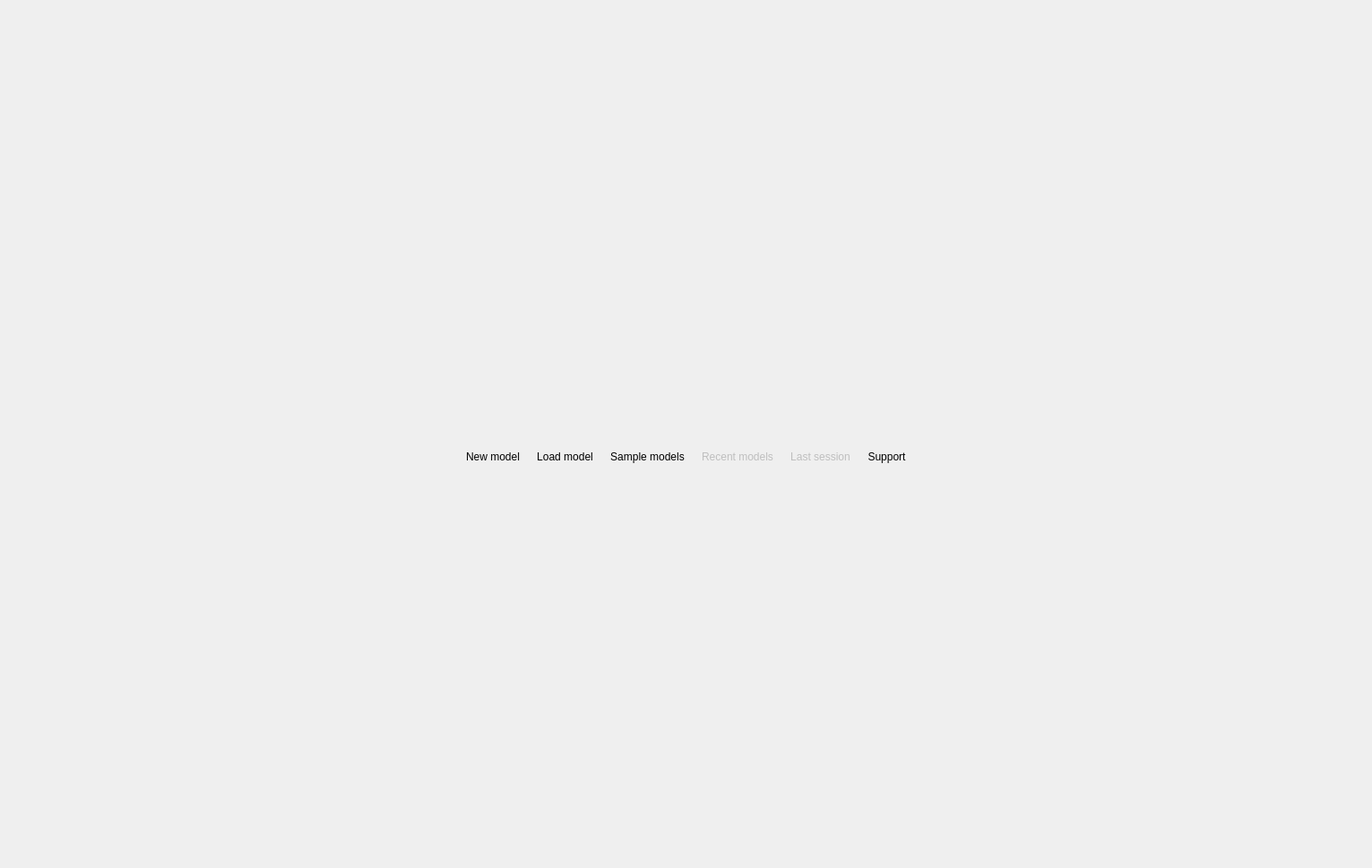
<?xml version="1.0" encoding="UTF-8"?>
<ui version="4.0">
 <class>WelcomeWidget</class>
 <widget class="QWidget" name="WelcomeWidget">
  <property name="geometry">
   <rect>
    <x>0</x>
    <y>0</y>
    <width>1531</width>
    <height>969</height>
   </rect>
  </property>
  <property name="sizePolicy">
   <sizepolicy hsizetype="Expanding" vsizetype="Expanding">
    <horstretch>0</horstretch>
    <verstretch>0</verstretch>
   </sizepolicy>
  </property>
  <property name="mouseTracking">
   <bool>false</bool>
  </property>
  <property name="focusPolicy">
   <enum>Qt::FocusPolicy::NoFocus</enum>
  </property>
  <property name="windowTitle">
   <string>Form</string>
  </property>
  <layout class="QVBoxLayout" name="verticalLayout_2">
   <property name="spacing">
    <number>0</number>
   </property>
   <property name="leftMargin">
    <number>3</number>
   </property>
   <property name="topMargin">
    <number>3</number>
   </property>
   <property name="rightMargin">
    <number>4</number>
   </property>
   <property name="bottomMargin">
    <number>4</number>
   </property>
   <item>
    <widget class="QFrame" name="bg_frame">
     <property name="sizePolicy">
      <sizepolicy hsizetype="Expanding" vsizetype="Expanding">
       <horstretch>0</horstretch>
       <verstretch>0</verstretch>
      </sizepolicy>
     </property>
     <property name="frameShape">
      <enum>QFrame::Shape::NoFrame</enum>
     </property>
     <property name="frameShadow">
      <enum>QFrame::Shadow::Raised</enum>
     </property>
     <layout class="QVBoxLayout" name="verticalLayout">
      <property name="spacing">
       <number>30</number>
      </property>
      <property name="leftMargin">
       <number>0</number>
      </property>
      <property name="topMargin">
       <number>0</number>
      </property>
      <property name="rightMargin">
       <number>0</number>
      </property>
      <property name="bottomMargin">
       <number>0</number>
      </property>
      <item>
       <spacer name="verticalSpacer_2">
        <property name="orientation">
         <enum>Qt::Orientation::Vertical</enum>
        </property>
        <property name="sizeHint" stdset="0">
         <size>
          <width>788</width>
          <height>257</height>
         </size>
        </property>
       </spacer>
      </item>
      <item>
       <layout class="QHBoxLayout" name="horizontalLayout">
        <property name="spacing">
         <number>5</number>
        </property>
        <item>
         <spacer name="horizontalSpacer">
          <property name="orientation">
           <enum>Qt::Orientation::Horizontal</enum>
          </property>
          <property name="sizeHint" stdset="0">
           <size>
            <width>40</width>
            <height>20</height>
           </size>
          </property>
         </spacer>
        </item>
        <item>
         <widget class="QLabel" name="logo_lbl">
          <property name="sizePolicy">
           <sizepolicy hsizetype="Preferred" vsizetype="Fixed">
            <horstretch>0</horstretch>
            <verstretch>0</verstretch>
           </sizepolicy>
          </property>
          <property name="minimumSize">
           <size>
            <width>0</width>
            <height>0</height>
           </size>
          </property>
          <property name="maximumSize">
           <size>
            <width>300</width>
            <height>303</height>
           </size>
          </property>
          <property name="text">
           <string/>
          </property>
          <property name="pixmap">
           <pixmap resource="../../../../priv-plugins/res/logoicons.qrc">:/images/images/pgmodeler_splash.png</pixmap>
          </property>
          <property name="scaledContents">
           <bool>true</bool>
          </property>
          <property name="alignment">
           <set>Qt::AlignmentFlag::AlignCenter</set>
          </property>
         </widget>
        </item>
        <item>
         <spacer name="horizontalSpacer_2">
          <property name="orientation">
           <enum>Qt::Orientation::Horizontal</enum>
          </property>
          <property name="sizeHint" stdset="0">
           <size>
            <width>40</width>
            <height>20</height>
           </size>
          </property>
         </spacer>
        </item>
       </layout>
      </item>
      <item>
       <layout class="QHBoxLayout" name="buttons_lt">
        <property name="spacing">
         <number>5</number>
        </property>
        <property name="leftMargin">
         <number>0</number>
        </property>
        <property name="topMargin">
         <number>0</number>
        </property>
        <property name="rightMargin">
         <number>0</number>
        </property>
        <property name="bottomMargin">
         <number>0</number>
        </property>
        <item>
         <spacer name="horizontalSpacer_3">
          <property name="orientation">
           <enum>Qt::Orientation::Horizontal</enum>
          </property>
          <property name="sizeHint" stdset="0">
           <size>
            <width>40</width>
            <height>20</height>
           </size>
          </property>
         </spacer>
        </item>
        <item>
         <widget class="QToolButton" name="new_tb">
          <property name="font">
           <font>
            <bold>false</bold>
           </font>
          </property>
          <property name="mouseTracking">
           <bool>false</bool>
          </property>
          <property name="focusPolicy">
           <enum>Qt::FocusPolicy::NoFocus</enum>
          </property>
          <property name="text">
           <string>New model</string>
          </property>
          <property name="icon">
           <iconset resource="../../res/resources.qrc">
            <normaloff>:/icons/icons/new.png</normaloff>:/icons/icons/new.png</iconset>
          </property>
          <property name="iconSize">
           <size>
            <width>50</width>
            <height>50</height>
           </size>
          </property>
          <property name="toolButtonStyle">
           <enum>Qt::ToolButtonStyle::ToolButtonTextUnderIcon</enum>
          </property>
          <property name="autoRaise">
           <bool>true</bool>
          </property>
         </widget>
        </item>
        <item>
         <widget class="QToolButton" name="load_tb">
          <property name="font">
           <font>
            <bold>false</bold>
           </font>
          </property>
          <property name="mouseTracking">
           <bool>false</bool>
          </property>
          <property name="focusPolicy">
           <enum>Qt::FocusPolicy::NoFocus</enum>
          </property>
          <property name="text">
           <string>Load model</string>
          </property>
          <property name="icon">
           <iconset resource="../../res/resources.qrc">
            <normaloff>:/icons/icons/open.png</normaloff>:/icons/icons/open.png</iconset>
          </property>
          <property name="iconSize">
           <size>
            <width>50</width>
            <height>50</height>
           </size>
          </property>
          <property name="toolButtonStyle">
           <enum>Qt::ToolButtonStyle::ToolButtonTextUnderIcon</enum>
          </property>
          <property name="autoRaise">
           <bool>true</bool>
          </property>
         </widget>
        </item>
        <item>
         <widget class="QToolButton" name="sample_tb">
          <property name="enabled">
           <bool>true</bool>
          </property>
          <property name="font">
           <font>
            <bold>false</bold>
           </font>
          </property>
          <property name="mouseTracking">
           <bool>false</bool>
          </property>
          <property name="focusPolicy">
           <enum>Qt::FocusPolicy::NoFocus</enum>
          </property>
          <property name="text">
           <string>Sample models</string>
          </property>
          <property name="icon">
           <iconset resource="../../res/resources.qrc">
            <normaloff>:/icons/icons/samples.png</normaloff>:/icons/icons/samples.png</iconset>
          </property>
          <property name="iconSize">
           <size>
            <width>50</width>
            <height>50</height>
           </size>
          </property>
          <property name="popupMode">
           <enum>QToolButton::ToolButtonPopupMode::InstantPopup</enum>
          </property>
          <property name="toolButtonStyle">
           <enum>Qt::ToolButtonStyle::ToolButtonTextUnderIcon</enum>
          </property>
          <property name="autoRaise">
           <bool>true</bool>
          </property>
         </widget>
        </item>
        <item>
         <widget class="QToolButton" name="recent_tb">
          <property name="enabled">
           <bool>false</bool>
          </property>
          <property name="font">
           <font>
            <bold>false</bold>
           </font>
          </property>
          <property name="mouseTracking">
           <bool>false</bool>
          </property>
          <property name="focusPolicy">
           <enum>Qt::FocusPolicy::NoFocus</enum>
          </property>
          <property name="text">
           <string>Recent models</string>
          </property>
          <property name="icon">
           <iconset resource="../../res/resources.qrc">
            <normaloff>:/icons/icons/loadrecent.png</normaloff>:/icons/icons/loadrecent.png</iconset>
          </property>
          <property name="iconSize">
           <size>
            <width>50</width>
            <height>50</height>
           </size>
          </property>
          <property name="popupMode">
           <enum>QToolButton::ToolButtonPopupMode::InstantPopup</enum>
          </property>
          <property name="toolButtonStyle">
           <enum>Qt::ToolButtonStyle::ToolButtonTextUnderIcon</enum>
          </property>
          <property name="autoRaise">
           <bool>true</bool>
          </property>
         </widget>
        </item>
        <item>
         <widget class="QToolButton" name="last_session_tb">
          <property name="enabled">
           <bool>false</bool>
          </property>
          <property name="font">
           <font>
            <bold>false</bold>
            <stylestrategy>PreferAntialias</stylestrategy>
           </font>
          </property>
          <property name="mouseTracking">
           <bool>false</bool>
          </property>
          <property name="focusPolicy">
           <enum>Qt::FocusPolicy::NoFocus</enum>
          </property>
          <property name="text">
           <string>Last session</string>
          </property>
          <property name="icon">
           <iconset resource="../../res/resources.qrc">
            <normaloff>:/icons/icons/last_session.png</normaloff>:/icons/icons/last_session.png</iconset>
          </property>
          <property name="iconSize">
           <size>
            <width>50</width>
            <height>50</height>
           </size>
          </property>
          <property name="toolButtonStyle">
           <enum>Qt::ToolButtonStyle::ToolButtonTextUnderIcon</enum>
          </property>
          <property name="autoRaise">
           <bool>true</bool>
          </property>
         </widget>
        </item>
        <item>
         <widget class="QToolButton" name="support_tb">
          <property name="enabled">
           <bool>true</bool>
          </property>
          <property name="font">
           <font>
            <bold>false</bold>
            <stylestrategy>PreferAntialias</stylestrategy>
           </font>
          </property>
          <property name="mouseTracking">
           <bool>false</bool>
          </property>
          <property name="focusPolicy">
           <enum>Qt::FocusPolicy::NoFocus</enum>
          </property>
          <property name="text">
           <string>Support</string>
          </property>
          <property name="icon">
           <iconset resource="../../res/resources.qrc">
            <normaloff>:/icons/icons/help.png</normaloff>:/icons/icons/help.png</iconset>
          </property>
          <property name="iconSize">
           <size>
            <width>50</width>
            <height>50</height>
           </size>
          </property>
          <property name="toolButtonStyle">
           <enum>Qt::ToolButtonStyle::ToolButtonTextUnderIcon</enum>
          </property>
          <property name="autoRaise">
           <bool>true</bool>
          </property>
         </widget>
        </item>
        <item>
         <spacer name="horizontalSpacer_4">
          <property name="orientation">
           <enum>Qt::Orientation::Horizontal</enum>
          </property>
          <property name="sizeHint" stdset="0">
           <size>
            <width>40</width>
            <height>20</height>
           </size>
          </property>
         </spacer>
        </item>
       </layout>
      </item>
      <item>
       <spacer name="verticalSpacer">
        <property name="orientation">
         <enum>Qt::Orientation::Vertical</enum>
        </property>
        <property name="sizeHint" stdset="0">
         <size>
          <width>768</width>
          <height>256</height>
         </size>
        </property>
       </spacer>
      </item>
     </layout>
    </widget>
   </item>
  </layout>
 </widget>
 <tabstops>
  <tabstop>new_tb</tabstop>
  <tabstop>load_tb</tabstop>
  <tabstop>sample_tb</tabstop>
  <tabstop>recent_tb</tabstop>
  <tabstop>last_session_tb</tabstop>
  <tabstop>support_tb</tabstop>
 </tabstops>
 <resources>
  <include location="../../res/resources.qrc"/>
  <include location="../../../../priv-plugins/res/logoicons.qrc"/>
 </resources>
 <connections/>
</ui>
